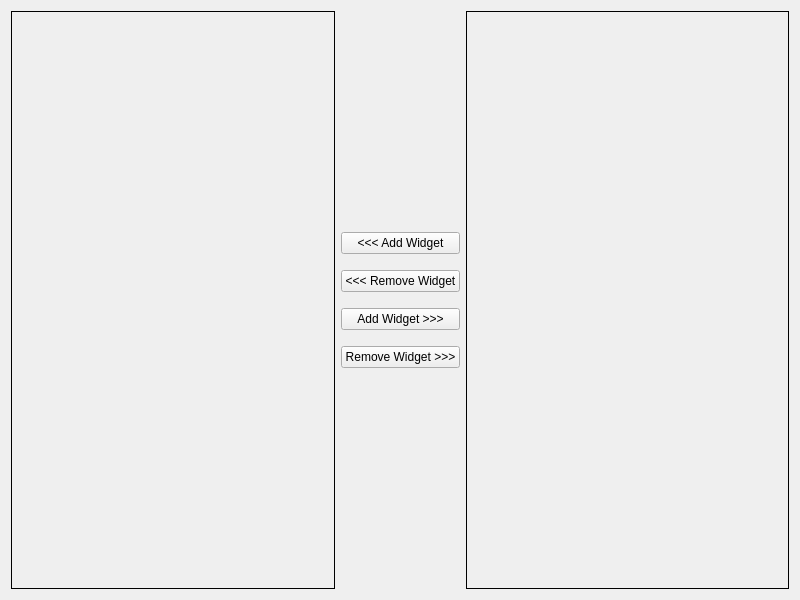
<?xml version="1.0" encoding="UTF-8"?>
<ui version="4.0">
 <class>Widget</class>
 <widget class="QWidget" name="Widget">
  <property name="geometry">
   <rect>
    <x>0</x>
    <y>0</y>
    <width>800</width>
    <height>600</height>
   </rect>
  </property>
  <property name="windowTitle">
   <string>Widget</string>
  </property>
  <layout class="QHBoxLayout" name="horizontalLayout" stretch="1,0,1">
   <item>
    <widget class="QFrame" name="left_frame">
     <property name="frameShape">
      <enum>QFrame::Box</enum>
     </property>
     <layout class="QVBoxLayout" name="left_vLayout"/>
    </widget>
   </item>
   <item>
    <layout class="QVBoxLayout" name="center_vLayout">
     <property name="spacing">
      <number>16</number>
     </property>
     <item>
      <spacer name="verticalSpacer">
       <property name="orientation">
        <enum>Qt::Vertical</enum>
       </property>
       <property name="sizeHint" stdset="0">
        <size>
         <width>20</width>
         <height>40</height>
        </size>
       </property>
      </spacer>
     </item>
     <item>
      <widget class="QPushButton" name="left_addWidgetBtn">
       <property name="text">
        <string>&lt;&lt;&lt; Add Widget</string>
       </property>
      </widget>
     </item>
     <item>
      <widget class="QPushButton" name="left_removeWidgetBtn">
       <property name="text">
        <string>&lt;&lt;&lt; Remove Widget</string>
       </property>
      </widget>
     </item>
     <item>
      <widget class="QPushButton" name="right_addWidgetBtn">
       <property name="text">
        <string>Add Widget &gt;&gt;&gt;</string>
       </property>
      </widget>
     </item>
     <item>
      <widget class="QPushButton" name="right_removeWidgetBtn">
       <property name="text">
        <string>Remove Widget &gt;&gt;&gt;</string>
       </property>
      </widget>
     </item>
     <item>
      <spacer name="verticalSpacer_2">
       <property name="orientation">
        <enum>Qt::Vertical</enum>
       </property>
       <property name="sizeHint" stdset="0">
        <size>
         <width>20</width>
         <height>40</height>
        </size>
       </property>
      </spacer>
     </item>
    </layout>
   </item>
   <item>
    <widget class="QFrame" name="right_frame">
     <property name="frameShape">
      <enum>QFrame::Box</enum>
     </property>
     <layout class="QVBoxLayout" name="right_vLayout"/>
    </widget>
   </item>
  </layout>
 </widget>
 <resources/>
 <connections/>
</ui>
